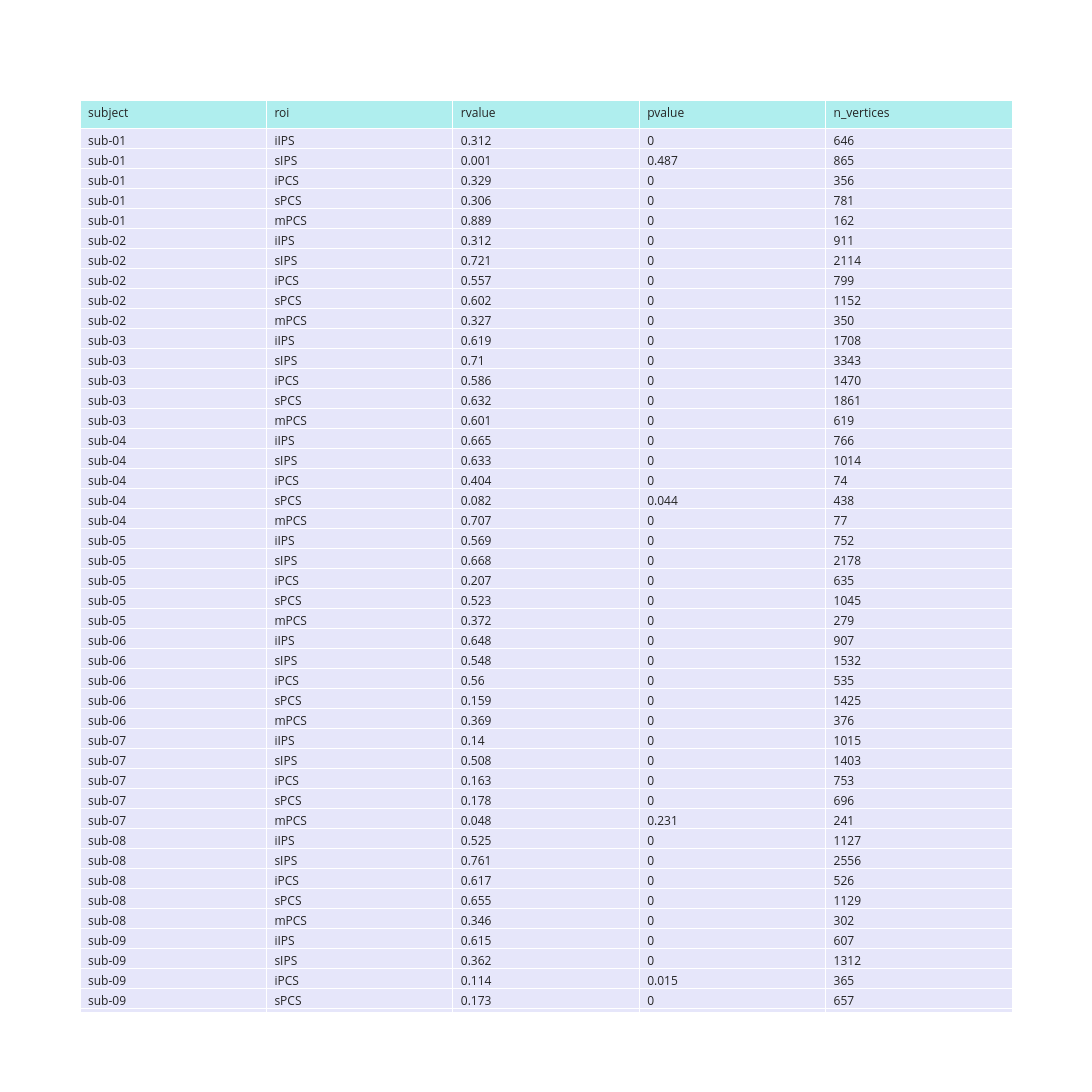

This figure's notebook cell:
### Code cell
fig = go.Figure()
fig.add_trace(go.Table(header=dict(values=list(df_stats_ecc_pcm.columns), 
                                   fill_color='paleturquoise', 
                                   align='left'), 
                       cells=dict(values=[df_stats_ecc_pcm[col].round(3) for col in df_stats_ecc_pcm.columns], 
                                  fill_color='lavender', 
                                  align='left')
                      ))

fig.update_layout(template='simple_white',
                  height=2500, 
                  width=1200)
# fig.write_image("/Users/uriel/Downloads/ecc_pcm_stats2.pdf".format(subject))
# fig.show()

### Figure 1 — Plotly figure (JSON) as saved in the notebook; plotly's stock layout.template omitted (floating-point values rounded to 4 significant figures; data arrays with more than 128 entries replaced by an {"elided": "..."} marker saying what was removed)
{"data": [{"cells": {"align": "left", "fill": {"color": "lavender"}, "values": {"elided": "5x100 mixed values"}}, "header": {"align": "left", "fill": {"color": "paleturquoise"}, "values": ["subject", "roi", "rvalue", "pvalue", "n_vertices"]}, "type": "table"}], "layout": {"height": 2500, "width": 1200}}
